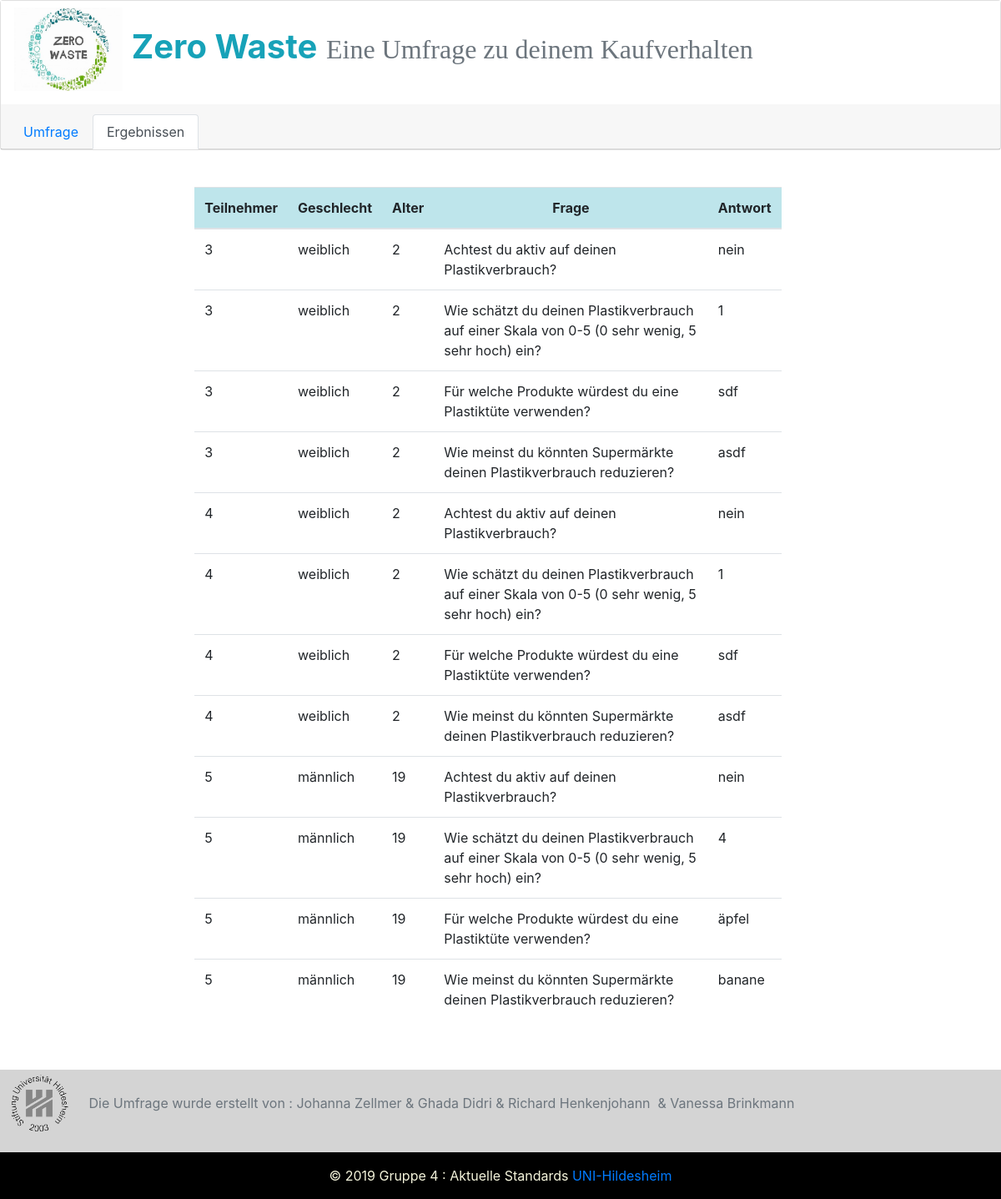
The app's page /ergebnisse.php with its own data.
### tables this page shows
CREATE TABLE `antwort` (
  `id` int(10) NOT NULL AUTO_INCREMENT,
  `fragenId` int(10) NOT NULL,
  `teilnehmerId` int(10) NOT NULL,
  `value` text NOT NULL,
  PRIMARY KEY (`id`),
  KEY `fragenId` (`fragenId`),
  KEY `teilnehmerId` (`teilnehmerId`),
  CONSTRAINT `FK_antwort_frage` FOREIGN KEY (`fragenId`) REFERENCES `frage` (`id`),
  CONSTRAINT `FK_antwort_teilnehmer` FOREIGN KEY (`teilnehmerId`) REFERENCES `teilnehmer` (`id`)
);

CREATE TABLE `teilnehmer` (
  `id` int(10) NOT NULL AUTO_INCREMENT,
  `alter` int(11) DEFAULT NULL,
  `geschlecht` set('weiblich','männlich','divers','') DEFAULT NULL,
  PRIMARY KEY (`id`)
);

CREATE TABLE `frage` (
  `id` int(10) NOT NULL AUTO_INCREMENT,
  `frage` varchar(255) NOT NULL,
  PRIMARY KEY (`id`)
);

### DBConfig.php (called while the page is built, shortened)
<?php
class DBConfig
{
    private   $serverNamePHP;
    private   $userNamePHP;
    private   $passCodePHP;
    private   $dbNamePHP;
    public function __construct()
    {
        $this->serverNamePHP = '127.0.0.1:3306';
        $this->userNamePHP   = 'root';
        $this->passCodePHP   = '';
        $this->dbNamePHP     = 'zerowaste';
    }
    private function dbConnect(): \mysqli
    {
        $this->connectionStringPHP = mysqli_connect($this->serverNamePHP, $this->userNamePHP, $this->passCodePHP);
        mysqli_select_db($this->connectionStringPHP, $this->dbNamePHP);
        mysqli_set_charset($this->connectionStringPHP, 'utf8');
        return $this->connectionStringPHP;
    }
}

### DBHandler.php (called while the page is built, shortened)
<?php
require_once 'DBConfig.php';
class DBHandler extends DBConfig
{
    public function ladeErgebnisse(): array
    {
        $sqlAnfrage = <<<SQL
SELECT antwort.id AS antwortId, teilnehmerId, fragenId, `value` AS antwort, `alter`, geschlecht, frage FROM antwort
INNER JOIN teilnehmer ON teilnehmer.id=antwort.teilnehmerId
INNER JOIN frage ON frage.id=antwort.fragenId
SQL;
        $sqlQuery = $sqlAnfrage or die ('Error in the consult…' . mysqli_error($this->connectionStringPHP));
        $result = mysqli_query($this->connectionStringPHP, $sqlQuery);
        $ergebnisse = array();
        while ($row = $result->fetch_assoc()) {
            $ergebnisse[] = $row;
        }
        return $ergebnisse;
    }
}

### ergebnisse.php (the view, shortened to what this page needs)
<!doctype html>
<html lang="de">
<head>
    <link rel="stylesheet" href="https://stackpath.bootstrapcdn.com/bootstrap/4.1.3/css/bootstrap.min.css"
>
</head>
<body>
<div class="card text-center">
    <nav class="navbar navbar-light bg-white">
        <h1 class="navbar-brand, text-info">
            <a href="index.php" ><img src="logo.jpg" width="130" height="100" alt="" ></a>
            <strong>Zero Waste</strong>
            <small class="text-muted" style=" font-family: 'Calibri Light (Überschriften)' ;">Eine Umfrage zu deinem Kaufverhalten</small>
        </h1>
    </nav>
    <div class="card-header">
        <ul class="nav nav-tabs card-header-tabs">
            <li class="nav-item">
                <a class="nav-link " href="index.php">Umfrage</a>
            </li>
            <li class="nav-item">
                <a class="nav-link active" href="ergebnisse.php"> Ergebnissen</a>
            </li>
        </ul>
    </div>
</div>
<?php
require_once 'DBHandler.php';
$db = new DBHandler();
$ergebnisse = $db->ladeErgebnisse();
?>
<div class="container card-body">
<br>
    <div class="table-responsive row">
        <div class="col-md-8 offset-md-2">
            <table class="table">
                <thead  style="text-align:center">
                <th class="table-info">Teilnehmer</th>
                <th class="table-info">Geschlecht</th>
                <th class="table-info">Alter</th>
                <th class="table-info">Frage</th>
                <th class="table-info">Antwort</th>
                </thead>
                <tbody>
                <?php foreach ($ergebnisse as $i => $antwort): ?>
                    <tr>
                        <td><?= $antwort['teilnehmerId'] ?></td>
                        <td><?= $antwort['geschlecht'] ?></td>
                        <td><?= $antwort['alter'] ?></td>
                        <td><?= $antwort['frage'] ?></td>
                        <td><?= (1 == $antwort['fragenId']
                                ? ($antwort['antwort'] ? 'ja' : 'nein')
                                : $antwort['antwort']) ?></td>
                    </tr>
                <?php endforeach; ?>
                </tbody>
            </table>
        </div>
    </div>
</div>
</body>
<footer class="page-footer font-small special-color-dark pt-4">
    <div class="py-1" style="background-color:rgba(148,148,148,0.4) ; color: #f5f1ed ;" >
     <p class="text-secondary">
         &nbsp;   <img src="uni-logo.png" width="75px;" height="75px;" >
         &nbsp;  &nbsp;   Die Umfrage wurde erstellt von :  Johanna Zellmer &amp Ghada Didri
                                     &amp  Richard Henkenjohann &nbsp;&amp Vanessa Brinkmann
                    </p>
 </div>
    <div class="footer-copyright text-center py-3" style="background-color:#000000 ; color: beige" >© 2019 Gruppe 4 : Aktuelle Standards
        <a href="https://www.uni-hildesheim.de/"> UNI-Hildesheim</a>
    </div>
</footer>
</html>

### records on screen
antwort: teilnehmerId "3", teilnehmerId.geschlecht "weiblich", teilnehmerId.alter "2", fragenId.frage "Achtest du aktiv auf deinen Plastikverbrauch?", value "nein"
antwort: teilnehmerId "3", teilnehmerId.geschlecht "weiblich", teilnehmerId.alter "2", fragenId.frage "Wie schätzt du deinen Plastikverbrauch auf einer Skala von 0-5 (0 sehr wenig, 5 sehr hoch) ein?", value "1"
antwort: teilnehmerId "3", teilnehmerId.geschlecht "weiblich", teilnehmerId.alter "2", fragenId.frage "Für welche Produkte würdest du eine Plastiktüte verwenden?", value "sdf"
antwort: teilnehmerId "3", teilnehmerId.geschlecht "weiblich", teilnehmerId.alter "2", fragenId.frage "Wie meinst du könnten Supermärkte deinen Plastikverbrauch reduzieren?", value "asdf"
antwort: teilnehmerId "4", teilnehmerId.geschlecht "weiblich", teilnehmerId.alter "2", fragenId.frage "Achtest du aktiv auf deinen Plastikverbrauch?", value "nein"
antwort: teilnehmerId "4", teilnehmerId.geschlecht "weiblich", teilnehmerId.alter "2", fragenId.frage "Wie schätzt du deinen Plastikverbrauch auf einer Skala von 0-5 (0 sehr wenig, 5 sehr hoch) ein?", value "1"
antwort: teilnehmerId "4", teilnehmerId.geschlecht "weiblich", teilnehmerId.alter "2", fragenId.frage "Für welche Produkte würdest du eine Plastiktüte verwenden?", value "sdf"
antwort: teilnehmerId "4", teilnehmerId.geschlecht "weiblich", teilnehmerId.alter "2", fragenId.frage "Wie meinst du könnten Supermärkte deinen Plastikverbrauch reduzieren?", value "asdf"
antwort: teilnehmerId "5", teilnehmerId.geschlecht "männlich", teilnehmerId.alter "19", fragenId.frage "Achtest du aktiv auf deinen Plastikverbrauch?", value "nein"
antwort: teilnehmerId "5", teilnehmerId.geschlecht "männlich", teilnehmerId.alter "19", fragenId.frage "Wie schätzt du deinen Plastikverbrauch auf einer Skala von 0-5 (0 sehr wenig, 5 sehr hoch) ein?", value "4"
antwort: teilnehmerId "5", teilnehmerId.geschlecht "männlich", teilnehmerId.alter "19", fragenId.frage "Für welche Produkte würdest du eine Plastiktüte verwenden?", value "äpfel"
antwort: teilnehmerId "5", teilnehmerId.geschlecht "männlich", teilnehmerId.alter "19", fragenId.frage "Wie meinst du könnten Supermärkte deinen Plastikverbrauch reduzieren?", value "banane"
